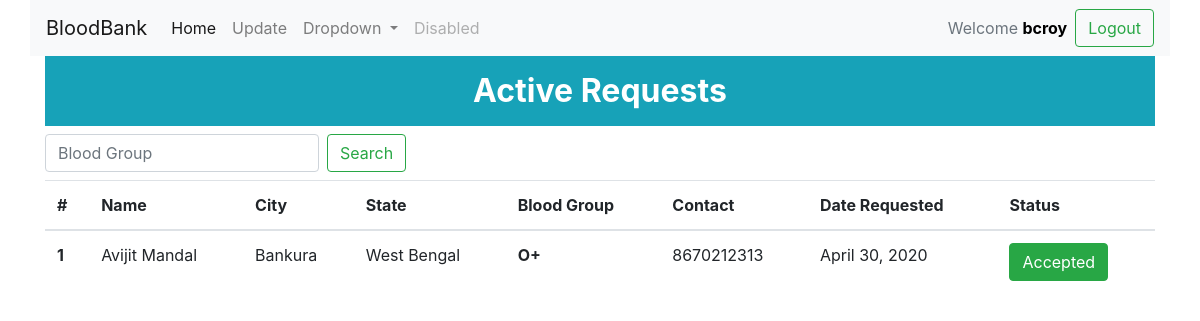
/hospital/active/request/ (signed in), run on an earlier commit of the app's database.
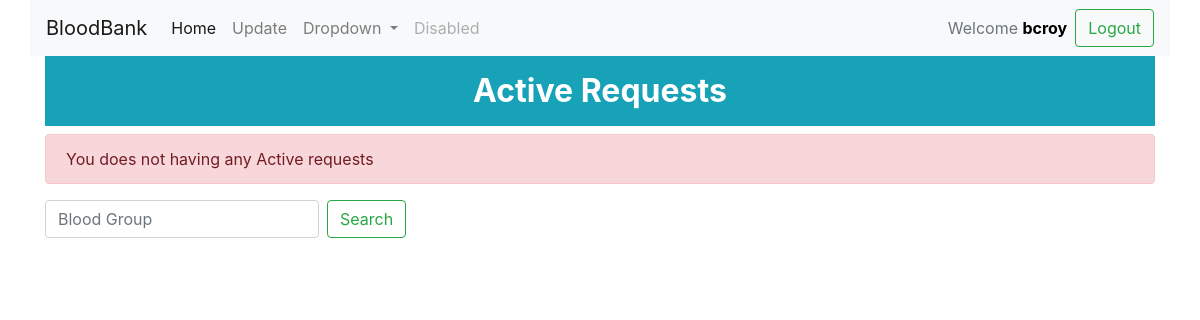
And on a later commit of the database.
### users/models.py (models this page shows, shortened)
class CustomUser(AbstractUser):
    is_donor = models.BooleanField(default=False)
    is_hospital = models.BooleanField(default=False)

class Donor(models.Model):
    user = models.OneToOneField(CustomUser, on_delete=models.CASCADE)
    contact = models.IntegerField(default=0000000000)
    age = models.IntegerField(default=0)
    blood_group = models.CharField(max_length=4)
    city = models.CharField(max_length=20)
    state = models.CharField(max_length=22)
    pin_code = models.IntegerField(default=000000)
    available = models.BooleanField(default=True)

class Request(models.Model):
    donor_id = models.IntegerField(default=-1)
    hospital_id = models.IntegerField(default=-1)
    blood_group = models.TextField(max_length=4)
    status = models.IntegerField(default=0)
    date_requested = models.DateField(null=True, blank=True)
    date_rejected = models.DateField(null=True, blank=True)
    date_approved = models.DateField(null=True, blank=True)

### users/views.py (the view)
# urls.py: path('hospital/active/request/', views.active_reqs, name='active_reqs'),
def active_reqs(request):
    user = request.user
    if user.is_authenticated and user.is_hospital:
        if request.method == "POST":
            blood_group = request.POST["blood_group"]
            blood_request_raw = Request.objects.filter(hospital_id=user.id, blood_group=blood_group)
        else:
            blood_request_raw = Request.objects.filter(hospital_id=user.id)
        blood_request = []
        for req in blood_request_raw:
            if req.status != 4 and req.status != 5:
                donor_user = CustomUser.objects.get(id=req.donor_id)
                a = (donor_user, req)
                blood_request.append(a)
        if blood_request:
            context = {
                'blood_request': blood_request,
                'title': "VowForRed -Active Requests",
            }
        else:
            context = {
                'error_message': "You does not having any Active requests",
                'title': "VowForRed -Active Requests",
            }
        return render(request, 'users/active_requests.html', context)

### users/templates/users/active_requests.html (shortened to what this page needs)
{% extends 'users/base.html' %}
{% block content %}
    <div class="" style="width: 100% ; text-align: center">
        <h2><div class="p-3 mb-2 bg-info text-white"><strong>Active Requests</strong></div></h2>
    </div>
    {% if error_message %}
        <div class="alert alert-danger mt-2" role="alert">
            {{ error_message }}
        </div>
    {% endif %}
    <form class="form-inline mt-2" method="POST" action="{% url 'users:active_reqs' %}" >
        <input class="form-control mr-sm-2" type="search" placeholder="Blood Group" aria-label="Search" name="blood_group" required>
        <button class="btn btn-outline-success my-3 my-sm-0" type="submit">Search</button>
    </form>
    {% if blood_request %}
        <table class="table table-hover mt-2" >
            <thead>
            <tr>
                <th scope="col">#</th>
                <th scope="col">Name</th>
                <th scope="col">City</th>
                <th scope="col">State</th>
                <th scope="col">Blood Group</th>
                <th scope="col">Contact</th>
                <th scope="col">Date Requested</th>
                <th scope="col">Status</th>
            </tr>
            </thead>
            <tbody>
            {% for request in blood_request %}
                <tr>
                    <th scope="row">{{ forloop.counter }}</th>
                    <td>{{ request.0.first_name }} {{ request.0.last_name }}</td>
                    <td>{{ request.0.donor.city }}</td>
                    <td>{{ request.0.donor.state }}</td>
                    <td><strong>{{ request.0.donor.blood_group }}</strong></td>
                    <td>{{ request.0.donor.contact }}</td>
                    <td>{{ request.1.date_requested }}</td>
                    <td>
                        {% if request.1.status == 1 %}
                            <a href="#">
                                <button class="btn btn-info">Pending</button>
                            </a>
                        {% elif request.1.status == 2 %}
                            <a href="#">
                                <span class="d-inline-block" tabindex="0" data-toggle="tooltip" title="APPROVE">
                                    <button type="button" class="btn btn-success" data-toggle="modal" data-target="#exampleModal_active_accept{{ forloop.counter }}">
                                        Accepted
                                    </button>
                                </span>
                            </a>
                        {% endif %}
                    </td>
                </tr>
            {% endfor%}
            </tbody>
        </table>
    {% endif %}
{% endblock %}

What changed in the data, as far as the page shows it:
no longer on this page (row edited): CustomUser: first_name "Avijit", last_name "Mandal", id.city "Bankura", state "West Bengal", blood_group "O+", contact "8670212313", date_requested "April 30, 2020"
Also different on the page:
{{ error_message }}: (not shown) → "You does not having any Active requests"
text no longer shown: "# Name City State Blood Group Contact Date Requested Status"
